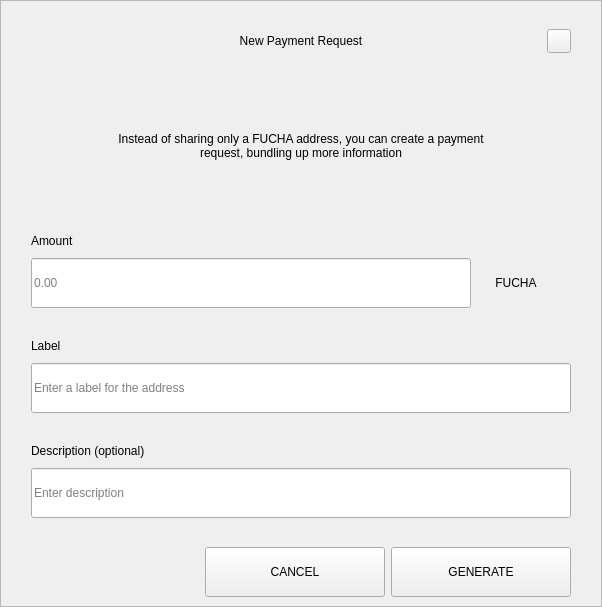
<?xml version="1.0" encoding="UTF-8"?>
<ui version="4.0">
 <class>RequestDialog</class>
 <widget class="QDialog" name="RequestDialog">
  <property name="geometry">
   <rect>
    <x>0</x>
    <y>0</y>
    <width>602</width>
    <height>607</height>
   </rect>
  </property>
  <property name="windowTitle">
   <string>Dialog</string>
  </property>
  <layout class="QVBoxLayout" name="verticalLayout_5">
   <property name="spacing">
    <number>0</number>
   </property>
   <property name="leftMargin">
    <number>0</number>
   </property>
   <property name="topMargin">
    <number>0</number>
   </property>
   <property name="rightMargin">
    <number>0</number>
   </property>
   <property name="bottomMargin">
    <number>0</number>
   </property>
   <item>
    <widget class="QFrame" name="frame">
     <property name="styleSheet">
      <string notr="true"/>
     </property>
     <property name="frameShape">
      <enum>QFrame::StyledPanel</enum>
     </property>
     <property name="frameShadow">
      <enum>QFrame::Raised</enum>
     </property>
     <layout class="QVBoxLayout" name="verticalLayout_4" stretch="1,0,0">
      <property name="spacing">
       <number>0</number>
      </property>
      <property name="leftMargin">
       <number>30</number>
      </property>
      <property name="topMargin">
       <number>20</number>
      </property>
      <property name="rightMargin">
       <number>30</number>
      </property>
      <property name="bottomMargin">
       <number>0</number>
      </property>
      <item>
       <layout class="QHBoxLayout" name="horizontalLayout_3">
        <property name="spacing">
         <number>0</number>
        </property>
        <item>
         <spacer name="horizontalSpacer_21">
          <property name="orientation">
           <enum>Qt::Horizontal</enum>
          </property>
          <property name="sizeHint" stdset="0">
           <size>
            <width>40</width>
            <height>20</height>
           </size>
          </property>
         </spacer>
        </item>
        <item>
         <widget class="QLabel" name="labelTitle">
          <property name="minimumSize">
           <size>
            <width>0</width>
            <height>40</height>
           </size>
          </property>
          <property name="maximumSize">
           <size>
            <width>16777215</width>
            <height>40</height>
           </size>
          </property>
          <property name="styleSheet">
           <string notr="true">padding-left:24px;</string>
          </property>
          <property name="text">
           <string>New Payment Request</string>
          </property>
          <property name="alignment">
           <set>Qt::AlignCenter</set>
          </property>
          <property name="margin">
           <number>7</number>
          </property>
         </widget>
        </item>
        <item>
         <spacer name="horizontalSpacer">
          <property name="orientation">
           <enum>Qt::Horizontal</enum>
          </property>
          <property name="sizeHint" stdset="0">
           <size>
            <width>40</width>
            <height>20</height>
           </size>
          </property>
         </spacer>
        </item>
        <item>
         <widget class="QPushButton" name="btnEsc">
          <property name="minimumSize">
           <size>
            <width>24</width>
            <height>24</height>
           </size>
          </property>
          <property name="maximumSize">
           <size>
            <width>24</width>
            <height>24</height>
           </size>
          </property>
          <property name="focusPolicy">
           <enum>Qt::NoFocus</enum>
          </property>
          <property name="text">
           <string/>
          </property>
         </widget>
        </item>
       </layout>
      </item>
      <item>
       <widget class="QStackedWidget" name="stack">
        <property name="minimumSize">
         <size>
          <width>540</width>
          <height>0</height>
         </size>
        </property>
        <property name="maximumSize">
         <size>
          <width>540</width>
          <height>16777215</height>
         </size>
        </property>
        <property name="currentIndex">
         <number>0</number>
        </property>
        <widget class="QWidget" name="page_1">
         <property name="minimumSize">
          <size>
           <width>540</width>
           <height>0</height>
          </size>
         </property>
         <property name="maximumSize">
          <size>
           <width>540</width>
           <height>16777215</height>
          </size>
         </property>
         <layout class="QVBoxLayout" name="layout1">
          <property name="spacing">
           <number>0</number>
          </property>
          <property name="leftMargin">
           <number>0</number>
          </property>
          <property name="topMargin">
           <number>0</number>
          </property>
          <property name="rightMargin">
           <number>0</number>
          </property>
          <property name="bottomMargin">
           <number>0</number>
          </property>
          <item>
           <spacer name="verticalSpacer_21">
            <property name="orientation">
             <enum>Qt::Vertical</enum>
            </property>
            <property name="sizeType">
             <enum>QSizePolicy::Fixed</enum>
            </property>
            <property name="sizeHint" stdset="0">
             <size>
              <width>20</width>
              <height>30</height>
             </size>
            </property>
           </spacer>
          </item>
          <item alignment="Qt::AlignHCenter">
           <widget class="QLabel" name="labelMessage">
            <property name="minimumSize">
             <size>
              <width>400</width>
              <height>50</height>
             </size>
            </property>
            <property name="text">
             <string>Instead of sharing only a FUCHA address, you can create a payment request, bundling up more information</string>
            </property>
            <property name="alignment">
             <set>Qt::AlignCenter</set>
            </property>
            <property name="wordWrap">
             <bool>true</bool>
            </property>
           </widget>
          </item>
          <item alignment="Qt::AlignBottom">
           <widget class="QWidget" name="containerAmount" native="true">
            <layout class="QVBoxLayout" name="verticalLayout">
             <property name="spacing">
              <number>9</number>
             </property>
             <property name="leftMargin">
              <number>0</number>
             </property>
             <property name="topMargin">
              <number>0</number>
             </property>
             <property name="rightMargin">
              <number>0</number>
             </property>
             <property name="bottomMargin">
              <number>0</number>
             </property>
             <item>
              <widget class="QLabel" name="labelSubtitleAmount">
               <property name="minimumSize">
                <size>
                 <width>350</width>
                 <height>16</height>
                </size>
               </property>
               <property name="maximumSize">
                <size>
                 <width>16777215</width>
                 <height>16</height>
                </size>
               </property>
               <property name="text">
                <string>Amount</string>
               </property>
              </widget>
             </item>
             <item alignment="Qt::AlignTop">
              <widget class="QWidget" name="layoutAmount" native="true">
               <layout class="QHBoxLayout" name="horizontalLayout" stretch="2,0">
                <property name="spacing">
                 <number>0</number>
                </property>
                <property name="leftMargin">
                 <number>0</number>
                </property>
                <property name="topMargin">
                 <number>0</number>
                </property>
                <property name="rightMargin">
                 <number>0</number>
                </property>
                <property name="bottomMargin">
                 <number>0</number>
                </property>
                <item>
                 <widget class="QLineEdit" name="lineEditAmount">
                  <property name="minimumSize">
                   <size>
                    <width>0</width>
                    <height>50</height>
                   </size>
                  </property>
                  <property name="maximumSize">
                   <size>
                    <width>16777215</width>
                    <height>50</height>
                   </size>
                  </property>
                  <property name="placeholderText">
                   <string notr="true">0.00</string>
                  </property>
                 </widget>
                </item>
                <item>
                 <widget class="QWidget" name="comboContainer" native="true">
                  <property name="minimumSize">
                   <size>
                    <width>100</width>
                    <height>50</height>
                   </size>
                  </property>
                  <property name="maximumSize">
                   <size>
                    <width>16777215</width>
                    <height>50</height>
                   </size>
                  </property>
                  <layout class="QHBoxLayout" name="horizontalLayout_31">
                   <property name="spacing">
                    <number>0</number>
                   </property>
                   <property name="leftMargin">
                    <number>0</number>
                   </property>
                   <property name="topMargin">
                    <number>0</number>
                   </property>
                   <property name="rightMargin">
                    <number>10</number>
                   </property>
                   <property name="bottomMargin">
                    <number>0</number>
                   </property>
                   <item>
                    <widget class="QLabel" name="comboBoxCoin">
                     <property name="text">
                      <string>FUCHA</string>
                     </property>
                     <property name="alignment">
                      <set>Qt::AlignCenter</set>
                     </property>
                    </widget>
                   </item>
                  </layout>
                 </widget>
                </item>
               </layout>
              </widget>
             </item>
            </layout>
           </widget>
          </item>
          <item>
           <spacer name="verticalSpacer_31">
            <property name="orientation">
             <enum>Qt::Vertical</enum>
            </property>
            <property name="sizeType">
             <enum>QSizePolicy::Fixed</enum>
            </property>
            <property name="sizeHint" stdset="0">
             <size>
              <width>20</width>
              <height>30</height>
             </size>
            </property>
           </spacer>
          </item>
          <item>
           <layout class="QVBoxLayout" name="verticalLayoutLabel">
            <property name="spacing">
             <number>9</number>
            </property>
            <item>
             <widget class="QLabel" name="labelSubtitleLabel">
              <property name="minimumSize">
               <size>
                <width>0</width>
                <height>16</height>
               </size>
              </property>
              <property name="maximumSize">
               <size>
                <width>16777215</width>
                <height>16</height>
               </size>
              </property>
              <property name="text">
               <string>Label</string>
              </property>
             </widget>
            </item>
            <item>
             <widget class="QLineEdit" name="lineEditLabel">
              <property name="minimumSize">
               <size>
                <width>0</width>
                <height>50</height>
               </size>
              </property>
              <property name="maximumSize">
               <size>
                <width>16777215</width>
                <height>50</height>
               </size>
              </property>
              <property name="placeholderText">
               <string>Enter a label for the address</string>
              </property>
             </widget>
            </item>
           </layout>
          </item>
          <item>
           <spacer name="verticalSpacer_34">
            <property name="orientation">
             <enum>Qt::Vertical</enum>
            </property>
            <property name="sizeType">
             <enum>QSizePolicy::Fixed</enum>
            </property>
            <property name="sizeHint" stdset="0">
             <size>
              <width>20</width>
              <height>30</height>
             </size>
            </property>
           </spacer>
          </item>
          <item>
           <layout class="QVBoxLayout" name="verticalLayoutDescription">
            <property name="spacing">
             <number>9</number>
            </property>
            <item>
             <widget class="QLabel" name="labelSubtitleDescription">
              <property name="minimumSize">
               <size>
                <width>0</width>
                <height>16</height>
               </size>
              </property>
              <property name="maximumSize">
               <size>
                <width>16777215</width>
                <height>16</height>
               </size>
              </property>
              <property name="text">
               <string>Description (optional)</string>
              </property>
             </widget>
            </item>
            <item>
             <widget class="QLineEdit" name="lineEditDescription">
              <property name="minimumSize">
               <size>
                <width>0</width>
                <height>50</height>
               </size>
              </property>
              <property name="maximumSize">
               <size>
                <width>16777215</width>
                <height>50</height>
               </size>
              </property>
              <property name="placeholderText">
               <string>Enter description</string>
              </property>
             </widget>
            </item>
            <item>
             <spacer name="verticalSpacer_4">
              <property name="orientation">
               <enum>Qt::Vertical</enum>
              </property>
              <property name="sizeType">
               <enum>QSizePolicy::Fixed</enum>
              </property>
              <property name="sizeHint" stdset="0">
               <size>
                <width>20</width>
                <height>20</height>
               </size>
              </property>
             </spacer>
            </item>
           </layout>
          </item>
         </layout>
        </widget>
        <widget class="QWidget" name="page_2">
         <layout class="QVBoxLayout" name="layout2">
          <item>
           <spacer name="verticalSpacer_5">
            <property name="orientation">
             <enum>Qt::Vertical</enum>
            </property>
            <property name="sizeType">
             <enum>QSizePolicy::Fixed</enum>
            </property>
            <property name="sizeHint" stdset="0">
             <size>
              <width>20</width>
              <height>50</height>
             </size>
            </property>
           </spacer>
          </item>
          <item alignment="Qt::AlignHCenter">
           <widget class="QLabel" name="labelQrImg">
            <property name="minimumSize">
             <size>
              <width>260</width>
              <height>260</height>
             </size>
            </property>
            <property name="maximumSize">
             <size>
              <width>260</width>
              <height>260</height>
             </size>
            </property>
            <property name="text">
             <string/>
            </property>
            <property name="alignment">
             <set>Qt::AlignCenter</set>
            </property>
           </widget>
          </item>
          <item>
           <spacer name="verticalSpacer_2">
            <property name="orientation">
             <enum>Qt::Vertical</enum>
            </property>
            <property name="sizeType">
             <enum>QSizePolicy::Fixed</enum>
            </property>
            <property name="sizeHint" stdset="0">
             <size>
              <width>20</width>
              <height>30</height>
             </size>
            </property>
           </spacer>
          </item>
          <item alignment="Qt::AlignHCenter">
           <widget class="QLabel" name="labelAddress">
            <property name="text">
             <string>D7VFR83SQbiezrW72hjcWJtcfip5krte2Z </string>
            </property>
           </widget>
          </item>
          <item>
           <spacer name="verticalSpacer_32">
            <property name="orientation">
             <enum>Qt::Vertical</enum>
            </property>
            <property name="sizeType">
             <enum>QSizePolicy::Expanding</enum>
            </property>
            <property name="sizeHint" stdset="0">
             <size>
              <width>20</width>
              <height>20</height>
             </size>
            </property>
           </spacer>
          </item>
          <item>
           <layout class="QHBoxLayout" name="horizontal">
            <property name="leftMargin">
             <number>20</number>
            </property>
            <property name="rightMargin">
             <number>20</number>
            </property>
            <property name="bottomMargin">
             <number>20</number>
            </property>
            <item>
             <spacer name="horizontalSpacer_4">
              <property name="orientation">
               <enum>Qt::Horizontal</enum>
              </property>
              <property name="sizeHint" stdset="0">
               <size>
                <width>40</width>
                <height>20</height>
               </size>
              </property>
             </spacer>
            </item>
            <item>
             <widget class="QPushButton" name="btnCopyAddress">
              <property name="minimumSize">
               <size>
                <width>180</width>
                <height>50</height>
               </size>
              </property>
              <property name="text">
               <string>COPY ADDRESS</string>
              </property>
             </widget>
            </item>
            <item>
             <widget class="QPushButton" name="btnCopyUrl">
              <property name="minimumSize">
               <size>
                <width>180</width>
                <height>50</height>
               </size>
              </property>
              <property name="text">
               <string>COPY URL</string>
              </property>
             </widget>
            </item>
            <item>
             <spacer name="horizontalSpacer_2">
              <property name="orientation">
               <enum>Qt::Horizontal</enum>
              </property>
              <property name="sizeHint" stdset="0">
               <size>
                <width>40</width>
                <height>20</height>
               </size>
              </property>
             </spacer>
            </item>
           </layout>
          </item>
         </layout>
        </widget>
       </widget>
      </item>
      <item>
       <widget class="QWidget" name="buttonsStack" native="true">
        <layout class="QHBoxLayout" name="horizontalLayout_5">
         <property name="leftMargin">
          <number>20</number>
         </property>
         <property name="rightMargin">
          <number>0</number>
         </property>
         <item>
          <spacer name="horizontalSpacer_41">
           <property name="orientation">
            <enum>Qt::Horizontal</enum>
           </property>
           <property name="sizeHint" stdset="0">
            <size>
             <width>40</width>
             <height>20</height>
            </size>
           </property>
          </spacer>
         </item>
         <item>
          <widget class="QPushButton" name="btnCancel">
           <property name="minimumSize">
            <size>
             <width>180</width>
             <height>50</height>
            </size>
           </property>
           <property name="focusPolicy">
            <enum>Qt::NoFocus</enum>
           </property>
           <property name="text">
            <string>CANCEL</string>
           </property>
          </widget>
         </item>
         <item>
          <widget class="QPushButton" name="btnSave">
           <property name="minimumSize">
            <size>
             <width>180</width>
             <height>50</height>
            </size>
           </property>
           <property name="focusPolicy">
            <enum>Qt::NoFocus</enum>
           </property>
           <property name="text">
            <string>GENERATE</string>
           </property>
          </widget>
         </item>
        </layout>
       </widget>
      </item>
     </layout>
    </widget>
   </item>
  </layout>
 </widget>
 <resources/>
 <connections/>
</ui>
